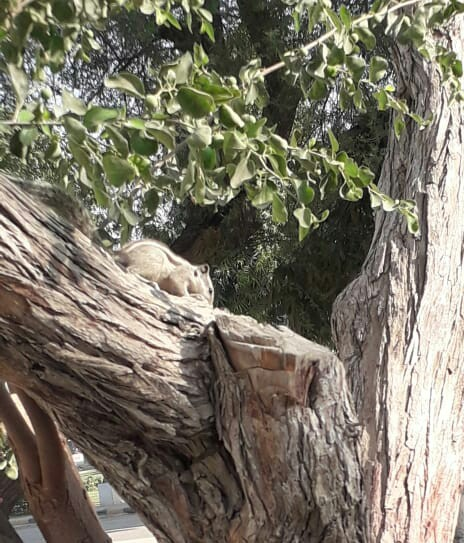
#> input picture Computer Vision/Images/image1.jpg, 464 x 543 px, found by its file name
$ python 'Laplacian Pyramids.py'
#> lines starting #> are read from the running program, lines starting #| are printed output that depends on the picture
import cv2
import numpy as np

#Reading image from the Images folder
img = cv2.imread('./Images/image1.jpg')
#> img is the input picture: shape (543, 464, 3); mean B, G, R 101.4, 116.2, 121.4

#Creating Gaussian Pyramid Levels for the image
print(img.shape)
#| (543, 464, 3)
lower1 = cv2.pyrDown(img) #Represents level 1
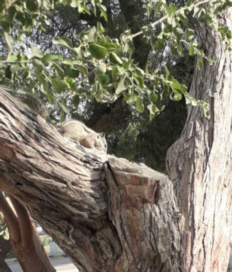
#> lower1: shape (272, 232, 3); mean B, G, R 101.3, 116.1, 121.3
print(lower1.shape)
#| (272, 232, 3)
lower2 = cv2.pyrDown(lower1) #Represents level 2
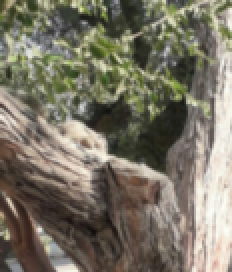
#> lower2: shape (136, 116, 3) (shown 2 times larger); mean B, G, R 101, 115.9, 121.1
print(lower2.shape)
#| (136, 116, 3)
upper1 = cv2.pyrUp(lower2) #Represents level 1 resoluted
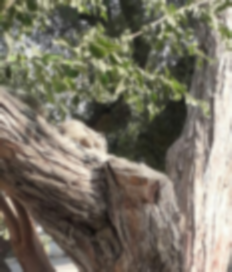
#> upper1: shape (272, 232, 3); mean B, G, R 101.3, 116.1, 121.4
print(upper1.shape)
#| (272, 232, 3)
upper2 = cv2.pyrUp(upper1) #Represents level 0 resoluted
print(upper2.shape)
#| (544, 464, 3)

#Computing Laplace Pyramid using the difference of the above mentioned Gaussian Pyramids
laplace1 = cv2.subtract(lower1, upper1)
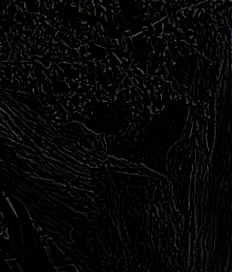
#> laplace1: shape (272, 232, 3); mean B, G, R 6.4, 6.6, 6.5
#laplace2 = cv2.subtract(img, upper2)

#Displaying the image
cv2.imshow('Original Image', img)
cv2.imshow('Laplacian Pyramid Level 1', laplace1)
#cv2.imshow('Laplacian Pyramid Image', laplace2)

cv2.waitKey(0)
cv2.destroyAllWindows()
